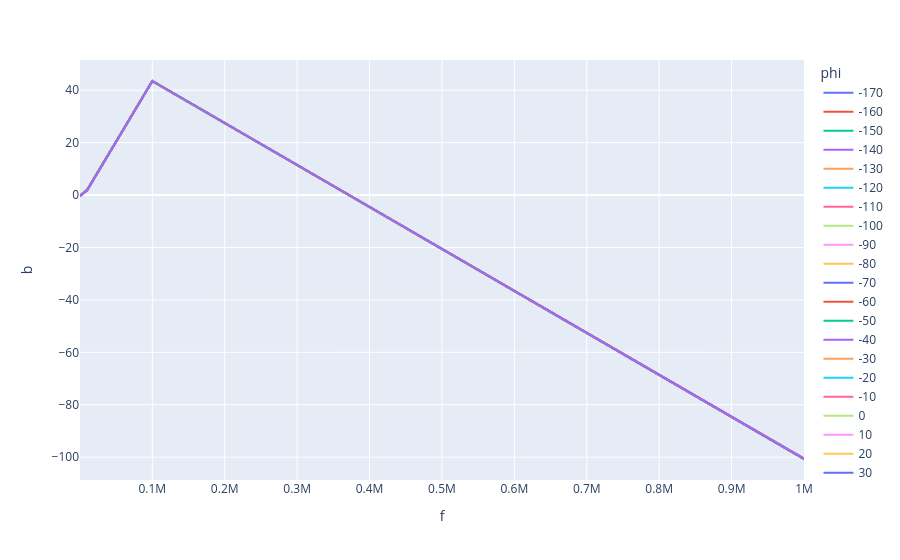

Notebook cell for this chart:
### Code cell
dfplt = pd.read_csv(file_path)
fig = px.line(dfplt, x='f', y='b', color='phi')
clear_output(wait=True)
display(fig)

### Figure 1 — Plotly figure (JSON) as saved in the notebook; plotly's stock layout.template omitted (floating-point values rounded to 4 significant figures)
{"data": [{"hovertemplate": "phi=-170<br>f=%{x}<br>b=%{y}<extra></extra>", "legendgroup": "-170", "line": {"color": "#636efa", "dash": "solid"}, "marker": {"symbol": "circle"}, "mode": "lines", "name": "-170", "orientation": "v", "showlegend": true, "type": "scatter", "x": [100, 1000, 10000, 100000, 1000000], "xaxis": "x", "y": [0.02247, -0.1143, 1.942, 43.53, -100.7], "yaxis": "y"}, {"hovertemplate": "phi=-160<br>f=%{x}<br>b=%{y}<extra></extra>", "legendgroup": "-160", "line": {"color": "#EF553B", "dash": "solid"}, "marker": {"symbol": "circle"}, "mode": "lines", "name": "-160", "orientation": "v", "showlegend": true, "type": "scatter", "x": [100, 1000, 10000, 100000, 1000000], "xaxis": "x", "y": [0.007619, -0.1141, 1.942, 43.53, -100.7], "yaxis": "y"}, {"hovertemplate": "phi=-150<br>f=%{x}<br>b=%{y}<extra></extra>", "legendgroup": "-150", "line": {"color": "#00cc96", "dash": "solid"}, "marker": {"symbol": "circle"}, "mode": "lines", "name": "-150", "orientation": "v", "showlegend": true, "type": "scatter", "x": [100, 1000, 10000, 100000, 1000000], "xaxis": "x", "y": [0.0267, -0.1138, 1.941, 43.53, -100.7], "yaxis": "y"}, {"hovertemplate": "phi=-140<br>f=%{x}<br>b=%{y}<extra></extra>", "legendgroup": "-140", "line": {"color": "#ab63fa", "dash": "solid"}, "marker": {"symbol": "circle"}, "mode": "lines", "name": "-140", "orientation": "v", "showlegend": true, "type": "scatter", "x": [100, 1000, 10000, 100000, 1000000], "xaxis": "x", "y": [0.008184, -0.1134, 1.941, 43.53, -100.7], "yaxis": "y"}, {"hovertemplate": "phi=-130<br>f=%{x}<br>b=%{y}<extra></extra>", "legendgroup": "-130", "line": {"color": "#FFA15A", "dash": "solid"}, "marker": {"symbol": "circle"}, "mode": "lines", "name": "-130", "orientation": "v", "showlegend": true, "type": "scatter", "x": [100, 1000, 10000, 100000, 1000000], "xaxis": "x", "y": [0.007955, -0.1138, 1.943, 43.53, -100.7], "yaxis": "y"}, {"hovertemplate": "phi=-120<br>f=%{x}<br>b=%{y}<extra></extra>", "legendgroup": "-120", "line": {"color": "#19d3f3", "dash": "solid"}, "marker": {"symbol": "circle"}, "mode": "lines", "name": "-120", "orientation": "v", "showlegend": true, "type": "scatter", "x": [100, 1000, 10000, 100000, 1000000], "xaxis": "x", "y": [0.006945, -0.1146, 1.941, 43.53, -100.7], "yaxis": "y"}, {"hovertemplate": "phi=-110<br>f=%{x}<br>b=%{y}<extra></extra>", "legendgroup": "-110", "line": {"color": "#FF6692", "dash": "solid"}, "marker": {"symbol": "circle"}, "mode": "lines", "name": "-110", "orientation": "v", "showlegend": true, "type": "scatter", "x": [100, 1000, 10000, 100000, 1000000], "xaxis": "x", "y": [0.01993, -0.1148, 1.943, 43.53, -100.7], "yaxis": "y"}, {"hovertemplate": "phi=-100<br>f=%{x}<br>b=%{y}<extra></extra>", "legendgroup": "-100", "line": {"color": "#B6E880", "dash": "solid"}, "marker": {"symbol": "circle"}, "mode": "lines", "name": "-100", "orientation": "v", "showlegend": true, "type": "scatter", "x": [100, 1000, 10000, 100000, 1000000], "xaxis": "x", "y": [0.003909, -0.1141, 1.942, 43.53, -100.7], "yaxis": "y"}, {"hovertemplate": "phi=-90<br>f=%{x}<br>b=%{y}<extra></extra>", "legendgroup": "-90", "line": {"color": "#FF97FF", "dash": "solid"}, "marker": {"symbol": "circle"}, "mode": "lines", "name": "-90", "orientation": "v", "showlegend": true, "type": "scatter", "x": [100, 1000, 10000, 100000, 1000000], "xaxis": "x", "y": [0.008393, -0.1138, 1.942, 43.53, -100.7], "yaxis": "y"}, {"hovertemplate": "phi=-80<br>f=%{x}<br>b=%{y}<extra></extra>", "legendgroup": "-80", "line": {"color": "#FECB52", "dash": "solid"}, "marker": {"symbol": "circle"}, "mode": "lines", "name": "-80", "orientation": "v", "showlegend": true, "type": "scatter", "x": [100, 1000, 10000, 100000, 1000000], "xaxis": "x", "y": [0.02109, -0.1143, 1.942, 43.53, -100.7], "yaxis": "y"}, {"hovertemplate": "phi=-70<br>f=%{x}<br>b=%{y}<extra></extra>", "legendgroup": "-70", "line": {"color": "#636efa", "dash": "solid"}, "marker": {"symbol": "circle"}, "mode": "lines", "name": "-70", "orientation": "v", "showlegend": true, "type": "scatter", "x": [100, 1000, 10000, 100000, 1000000], "xaxis": "x", "y": [0.005382, -0.1146, 1.942, 43.53, -100.7], "yaxis": "y"}, {"hovertemplate": "phi=-60<br>f=%{x}<br>b=%{y}<extra></extra>", "legendgroup": "-60", "line": {"color": "#EF553B", "dash": "solid"}, "marker": {"symbol": "circle"}, "mode": "lines", "name": "-60", "orientation": "v", "showlegend": true, "type": "scatter", "x": [100, 1000, 10000, 100000, 1000000], "xaxis": "x", "y": [0.01193, -0.1138, 1.94, 43.53, -100.7], "yaxis": "y"}, {"hovertemplate": "phi=-50<br>f=%{x}<br>b=%{y}<extra></extra>", "legendgroup": "-50", "line": {"color": "#00cc96", "dash": "solid"}, "marker": {"symbol": "circle"}, "mode": "lines", "name": "-50", "orientation": "v", "showlegend": true, "type": "scatter", "x": [100, 1000, 10000, 100000, 1000000], "xaxis": "x", "y": [0.005227, -0.1149, 1.942, 43.53, -100.7], "yaxis": "y"}, {"hovertemplate": "phi=-40<br>f=%{x}<br>b=%{y}<extra></extra>", "legendgroup": "-40", "line": {"color": "#ab63fa", "dash": "solid"}, "marker": {"symbol": "circle"}, "mode": "lines", "name": "-40", "orientation": "v", "showlegend": true, "type": "scatter", "x": [100, 1000, 10000, 100000, 1000000], "xaxis": "x", "y": [0.01386, -0.1146, 1.941, 43.53, -100.7], "yaxis": "y"}, {"hovertemplate": "phi=-30<br>f=%{x}<br>b=%{y}<extra></extra>", "legendgroup": "-30", "line": {"color": "#FFA15A", "dash": "solid"}, "marker": {"symbol": "circle"}, "mode": "lines", "name": "-30", "orientation": "v", "showlegend": true, "type": "scatter", "x": [100, 1000, 10000, 100000, 1000000], "xaxis": "x", "y": [0.02586, -0.1138, 1.942, 43.53, -100.7], "yaxis": "y"}, {"hovertemplate": "phi=-20<br>f=%{x}<br>b=%{y}<extra></extra>", "legendgroup": "-20", "line": {"color": "#19d3f3", "dash": "solid"}, "marker": {"symbol": "circle"}, "mode": "lines", "name": "-20", "orientation": "v", "showlegend": true, "type": "scatter", "x": [100, 1000, 10000, 100000, 1000000], "xaxis": "x", "y": [0.008797, -0.1142, 1.941, 43.53, -100.7], "yaxis": "y"}, {"hovertemplate": "phi=-10<br>f=%{x}<br>b=%{y}<extra></extra>", "legendgroup": "-10", "line": {"color": "#FF6692", "dash": "solid"}, "marker": {"symbol": "circle"}, "mode": "lines", "name": "-10", "orientation": "v", "showlegend": true, "type": "scatter", "x": [100, 1000, 10000, 100000, 1000000], "xaxis": "x", "y": [0.02411, -0.1146, 1.942, 43.53, -100.7], "yaxis": "y"}, {"hovertemplate": "phi=0<br>f=%{x}<br>b=%{y}<extra></extra>", "legendgroup": "0", "line": {"color": "#B6E880", "dash": "solid"}, "marker": {"symbol": "circle"}, "mode": "lines", "name": "0", "orientation": "v", "showlegend": true, "type": "scatter", "x": [100, 1000, 10000, 100000, 1000000], "xaxis": "x", "y": [0.006875, -0.115, 1.941, 43.53, -100.7], "yaxis": "y"}, {"hovertemplate": "phi=10<br>f=%{x}<br>b=%{y}<extra></extra>", "legendgroup": "10", "line": {"color": "#FF97FF", "dash": "solid"}, "marker": {"symbol": "circle"}, "mode": "lines", "name": "10", "orientation": "v", "showlegend": true, "type": "scatter", "x": [100, 1000, 10000, 100000, 1000000], "xaxis": "x", "y": [0.02312, -0.114, 1.942, 43.53, -100.6], "yaxis": "y"}, {"hovertemplate": "phi=20<br>f=%{x}<br>b=%{y}<extra></extra>", "legendgroup": "20", "line": {"color": "#FECB52", "dash": "solid"}, "marker": {"symbol": "circle"}, "mode": "lines", "name": "20", "orientation": "v", "showlegend": true, "type": "scatter", "x": [100, 1000, 10000, 100000, 1000000], "xaxis": "x", "y": [0.007863, -0.1151, 1.944, 43.53, -100.6], "yaxis": "y"}, {"hovertemplate": "phi=30<br>f=%{x}<br>b=%{y}<extra></extra>", "legendgroup": "30", "line": {"color": "#636efa", "dash": "solid"}, "marker": {"symbol": "circle"}, "mode": "lines", "name": "30", "orientation": "v", "showlegend": true, "type": "scatter", "x": [100, 1000, 10000, 100000, 1000000], "xaxis": "x", "y": [0.01401, -0.1145, 1.943, 43.53, -100.6], "yaxis": "y"}, {"hovertemplate": "phi=40<br>f=%{x}<br>b=%{y}<extra></extra>", "legendgroup": "40", "line": {"color": "#EF553B", "dash": "solid"}, "marker": {"symbol": "circle"}, "mode": "lines", "name": "40", "orientation": "v", "showlegend": true, "type": "scatter", "x": [100, 1000, 10000, 100000, 1000000], "xaxis": "x", "y": [0.01312, -0.1143, 1.944, 43.53, -100.6], "yaxis": "y"}, {"hovertemplate": "phi=50<br>f=%{x}<br>b=%{y}<extra></extra>", "legendgroup": "50", "line": {"color": "#00cc96", "dash": "solid"}, "marker": {"symbol": "circle"}, "mode": "lines", "name": "50", "orientation": "v", "showlegend": true, "type": "scatter", "x": [100, 1000, 10000, 100000, 1000000], "xaxis": "x", "y": [0.005957, -0.1137, 1.941, 43.53, -100.6], "yaxis": "y"}, {"hovertemplate": "phi=60<br>f=%{x}<br>b=%{y}<extra></extra>", "legendgroup": "60", "line": {"color": "#ab63fa", "dash": "solid"}, "marker": {"symbol": "circle"}, "mode": "lines", "name": "60", "orientation": "v", "showlegend": true, "type": "scatter", "x": [100, 1000, 10000, 100000, 1000000], "xaxis": "x", "y": [0.02053, -0.1128, 1.942, 43.53, -100.6], "yaxis": "y"}, {"hovertemplate": "phi=70<br>f=%{x}<br>b=%{y}<extra></extra>", "legendgroup": "70", "line": {"color": "#FFA15A", "dash": "solid"}, "marker": {"symbol": "circle"}, "mode": "lines", "name": "70", "orientation": "v", "showlegend": true, "type": "scatter", "x": [100, 1000, 10000, 100000, 1000000], "xaxis": "x", "y": [0.01937, -0.1139, 1.942, 43.53, -100.6], "yaxis": "y"}, {"hovertemplate": "phi=80<br>f=%{x}<br>b=%{y}<extra></extra>", "legendgroup": "80", "line": {"color": "#19d3f3", "dash": "solid"}, "marker": {"symbol": "circle"}, "mode": "lines", "name": "80", "orientation": "v", "showlegend": true, "type": "scatter", "x": [100, 1000, 10000, 100000, 1000000], "xaxis": "x", "y": [0.01035, -0.1138, 1.943, 43.53, -100.6], "yaxis": "y"}, {"hovertemplate": "phi=90<br>f=%{x}<br>b=%{y}<extra></extra>", "legendgroup": "90", "line": {"color": "#FF6692", "dash": "solid"}, "marker": {"symbol": "circle"}, "mode": "lines", "name": "90", "orientation": "v", "showlegend": true, "type": "scatter", "x": [100, 1000, 10000, 100000, 1000000], "xaxis": "x", "y": [0.005079, -0.1148, 1.943, 43.53, -100.6], "yaxis": "y"}, {"hovertemplate": "phi=100<br>f=%{x}<br>b=%{y}<extra></extra>", "legendgroup": "100", "line": {"color": "#B6E880", "dash": "solid"}, "marker": {"symbol": "circle"}, "mode": "lines", "name": "100", "orientation": "v", "showlegend": true, "type": "scatter", "x": [100, 1000, 10000, 100000, 1000000], "xaxis": "x", "y": [0.006897, -0.1139, 1.943, 43.53, -100.6], "yaxis": "y"}, {"hovertemplate": "phi=110<br>f=%{x}<br>b=%{y}<extra></extra>", "legendgroup": "110", "line": {"color": "#FF97FF", "dash": "solid"}, "marker": {"symbol": "circle"}, "mode": "lines", "name": "110", "orientation": "v", "showlegend": true, "type": "scatter", "x": [100, 1000, 10000, 100000, 1000000], "xaxis": "x", "y": [0.02187, -0.1147, 1.941, 43.53, -100.6], "yaxis": "y"}, {"hovertemplate": "phi=120<br>f=%{x}<br>b=%{y}<extra></extra>", "legendgroup": "120", "line": {"color": "#FECB52", "dash": "solid"}, "marker": {"symbol": "circle"}, "mode": "lines", "name": "120", "orientation": "v", "showlegend": true, "type": "scatter", "x": [100, 1000, 10000, 100000, 1000000], "xaxis": "x", "y": [0.02531, -0.1138, 1.943, 43.53, -100.6], "yaxis": "y"}, {"hovertemplate": "phi=130<br>f=%{x}<br>b=%{y}<extra></extra>", "legendgroup": "130", "line": {"color": "#636efa", "dash": "solid"}, "marker": {"symbol": "circle"}, "mode": "lines", "name": "130", "orientation": "v", "showlegend": true, "type": "scatter", "x": [100, 1000, 10000, 100000, 1000000], "xaxis": "x", "y": [0.009129, -0.1151, 1.943, 43.53, -100.6], "yaxis": "y"}, {"hovertemplate": "phi=140<br>f=%{x}<br>b=%{y}<extra></extra>", "legendgroup": "140", "line": {"color": "#EF553B", "dash": "solid"}, "marker": {"symbol": "circle"}, "mode": "lines", "name": "140", "orientation": "v", "showlegend": true, "type": "scatter", "x": [100, 1000, 10000, 100000, 1000000], "xaxis": "x", "y": [0.01166, -0.1139, 1.942, 43.53, -100.6], "yaxis": "y"}, {"hovertemplate": "phi=150<br>f=%{x}<br>b=%{y}<extra></extra>", "legendgroup": "150", "line": {"color": "#00cc96", "dash": "solid"}, "marker": {"symbol": "circle"}, "mode": "lines", "name": "150", "orientation": "v", "showlegend": true, "type": "scatter", "x": [100, 1000, 10000, 100000, 1000000], "xaxis": "x", "y": [0.02324, -0.114, 1.943, 43.53, -100.6], "yaxis": "y"}, {"hovertemplate": "phi=160<br>f=%{x}<br>b=%{y}<extra></extra>", "legendgroup": "160", "line": {"color": "#ab63fa", "dash": "solid"}, "marker": {"symbol": "circle"}, "mode": "lines", "name": "160", "orientation": "v", "showlegend": true, "type": "scatter", "x": [100, 1000, 10000, 100000, 1000000], "xaxis": "x", "y": [0.006042, -0.1145, 1.943, 43.53, -100.6], "yaxis": "y"}], "layout": {"legend": {"title": {"text": "phi"}, "tracegroupgap": 0}, "margin": {"t": 60}, "xaxis": {"anchor": "y", "domain": [0, 1], "title": {"text": "f"}}, "yaxis": {"anchor": "x", "domain": [0, 1], "title": {"text": "b"}}}}
